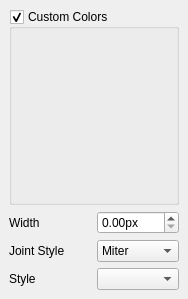
<?xml version="1.0" encoding="UTF-8"?>
<ui version="4.0">
 <class>Dock_Knot_Display</class>
 <widget class="QWidget" name="Dock_Knot_Display">
  <property name="geometry">
   <rect>
    <x>0</x>
    <y>0</y>
    <width>188</width>
    <height>299</height>
   </rect>
  </property>
  <property name="windowTitle">
   <string>Knot Display</string>
  </property>
  <property name="windowIcon">
   <iconset theme="format-stroke-color">
    <normaloff/>
   </iconset>
  </property>
  <widget class="QWidget" name="central_widget" native="true">
   <property name="geometry">
    <rect>
     <x>9</x>
     <y>9</y>
     <width>170</width>
     <height>281</height>
    </rect>
   </property>
   <layout class="QGridLayout" name="gridLayout_2">
    <item row="0" column="0" colspan="2">
     <widget class="QGroupBox" name="check_custom_colors">
      <property name="title">
       <string>Custom Colors</string>
      </property>
      <property name="checkable">
       <bool>true</bool>
      </property>
      <layout class="QGridLayout" name="gridLayout">
       <item row="0" column="0">
        <widget class="Color_List_Widget" name="list_colors"/>
       </item>
      </layout>
     </widget>
    </item>
    <item row="1" column="0">
     <widget class="QLabel" name="label">
      <property name="text">
       <string>Width</string>
      </property>
     </widget>
    </item>
    <item row="1" column="1">
     <widget class="QDoubleSpinBox" name="spin_width">
      <property name="suffix">
       <string>px</string>
      </property>
      <property name="maximum">
       <double>128.000000000000000</double>
      </property>
     </widget>
    </item>
    <item row="2" column="0">
     <widget class="QLabel" name="label_2">
      <property name="text">
       <string>Joint Style</string>
      </property>
     </widget>
    </item>
    <item row="2" column="1">
     <widget class="QComboBox" name="combo_joint">
      <property name="currentIndex">
       <number>1</number>
      </property>
      <item>
       <property name="text">
        <string>Bevel</string>
       </property>
       <property name="icon">
        <iconset theme="stroke-join-bevel">
         <normaloff/>
        </iconset>
       </property>
      </item>
      <item>
       <property name="text">
        <string>Miter</string>
       </property>
       <property name="icon">
        <iconset theme="stroke-join-miter">
         <normaloff/>
        </iconset>
       </property>
      </item>
      <item>
       <property name="text">
        <string>Round</string>
       </property>
       <property name="icon">
        <iconset theme="stroke-join-round">
         <normaloff/>
        </iconset>
       </property>
      </item>
     </widget>
    </item>
    <item row="3" column="0">
     <widget class="QLabel" name="label_3">
      <property name="text">
       <string>Style</string>
      </property>
     </widget>
    </item>
    <item row="3" column="1">
     <widget class="QComboBox" name="combo_brush_style">
      <property name="iconSize">
       <size>
        <width>32</width>
        <height>16</height>
       </size>
      </property>
     </widget>
    </item>
   </layout>
  </widget>
 </widget>
 <customwidgets>
  <customwidget>
   <class>Color_List_Widget</class>
   <extends>QWidget</extends>
   <header>color_list_widget.hpp</header>
  </customwidget>
 </customwidgets>
 <resources/>
 <connections/>
</ui>
